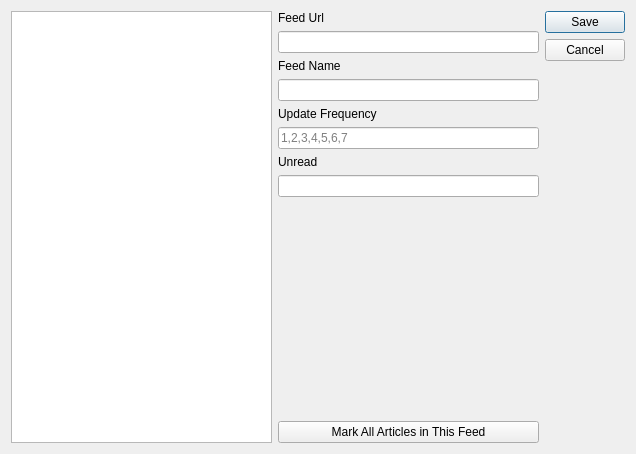
<?xml version="1.0" encoding="UTF-8"?>
<ui version="4.0">
 <class>rss_feed_edit_dialog</class>
 <widget class="QDialog" name="rss_feed_edit_dialog">
  <property name="geometry">
   <rect>
    <x>0</x>
    <y>0</y>
    <width>636</width>
    <height>454</height>
   </rect>
  </property>
  <property name="windowTitle">
   <string>Edit RSS Feed</string>
  </property>
  <property name="windowIcon">
   <iconset resource="resource.qrc">
    <normaloff>:/icon/holoico_trans.ico</normaloff>:/icon/holoico_trans.ico</iconset>
  </property>
  <layout class="QHBoxLayout" name="horizontalLayout_2">
   <item>
    <layout class="QHBoxLayout" name="horizontalLayout">
     <item>
      <widget class="QListWidget" name="listWidget">
       <property name="selectionMode">
        <enum>QAbstractItemView::ExtendedSelection</enum>
       </property>
      </widget>
     </item>
     <item>
      <layout class="QVBoxLayout" name="verticalLayout">
       <item>
        <widget class="QLabel" name="label_3">
         <property name="sizePolicy">
          <sizepolicy hsizetype="Preferred" vsizetype="Fixed">
           <horstretch>0</horstretch>
           <verstretch>0</verstretch>
          </sizepolicy>
         </property>
         <property name="text">
          <string>Feed Url</string>
         </property>
        </widget>
       </item>
       <item>
        <widget class="QLineEdit" name="lineEdit_url">
         <property name="readOnly">
          <bool>true</bool>
         </property>
        </widget>
       </item>
       <item>
        <widget class="QLabel" name="label_2">
         <property name="sizePolicy">
          <sizepolicy hsizetype="Preferred" vsizetype="Fixed">
           <horstretch>0</horstretch>
           <verstretch>0</verstretch>
          </sizepolicy>
         </property>
         <property name="text">
          <string>Feed Name</string>
         </property>
        </widget>
       </item>
       <item>
        <widget class="QLineEdit" name="lineEdit_name"/>
       </item>
       <item>
        <widget class="QLabel" name="label">
         <property name="sizePolicy">
          <sizepolicy hsizetype="Preferred" vsizetype="Fixed">
           <horstretch>0</horstretch>
           <verstretch>0</verstretch>
          </sizepolicy>
         </property>
         <property name="text">
          <string>Update Frequency</string>
         </property>
        </widget>
       </item>
       <item>
        <widget class="QLineEdit" name="lineEdit_frequency">
         <property name="placeholderText">
          <string>1,2,3,4,5,6,7</string>
         </property>
        </widget>
       </item>
       <item>
        <widget class="QLabel" name="label_4">
         <property name="sizePolicy">
          <sizepolicy hsizetype="Preferred" vsizetype="Fixed">
           <horstretch>0</horstretch>
           <verstretch>0</verstretch>
          </sizepolicy>
         </property>
         <property name="text">
          <string>Unread</string>
         </property>
        </widget>
       </item>
       <item>
        <widget class="QLineEdit" name="lineEdit_unread">
         <property name="readOnly">
          <bool>true</bool>
         </property>
        </widget>
       </item>
       <item>
        <spacer name="verticalSpacer">
         <property name="orientation">
          <enum>Qt::Vertical</enum>
         </property>
         <property name="sizeType">
          <enum>QSizePolicy::Expanding</enum>
         </property>
         <property name="sizeHint" stdset="0">
          <size>
           <width>20</width>
           <height>50</height>
          </size>
         </property>
        </spacer>
       </item>
       <item>
        <widget class="QPushButton" name="pushButton">
         <property name="text">
          <string>Mark All Articles in This Feed</string>
         </property>
        </widget>
       </item>
      </layout>
     </item>
    </layout>
   </item>
   <item>
    <widget class="QDialogButtonBox" name="buttonBox">
     <property name="layoutDirection">
      <enum>Qt::LeftToRight</enum>
     </property>
     <property name="orientation">
      <enum>Qt::Vertical</enum>
     </property>
     <property name="standardButtons">
      <set>QDialogButtonBox::Cancel|QDialogButtonBox::Save</set>
     </property>
    </widget>
   </item>
  </layout>
 </widget>
 <resources>
  <include location="resource.qrc"/>
 </resources>
 <connections>
  <connection>
   <sender>buttonBox</sender>
   <signal>accepted()</signal>
   <receiver>rss_feed_edit_dialog</receiver>
   <slot>accept()</slot>
   <hints>
    <hint type="sourcelabel">
     <x>248</x>
     <y>254</y>
    </hint>
    <hint type="destinationlabel">
     <x>157</x>
     <y>274</y>
    </hint>
   </hints>
  </connection>
  <connection>
   <sender>buttonBox</sender>
   <signal>rejected()</signal>
   <receiver>rss_feed_edit_dialog</receiver>
   <slot>reject()</slot>
   <hints>
    <hint type="sourcelabel">
     <x>316</x>
     <y>260</y>
    </hint>
    <hint type="destinationlabel">
     <x>286</x>
     <y>274</y>
    </hint>
   </hints>
  </connection>
 </connections>
</ui>
